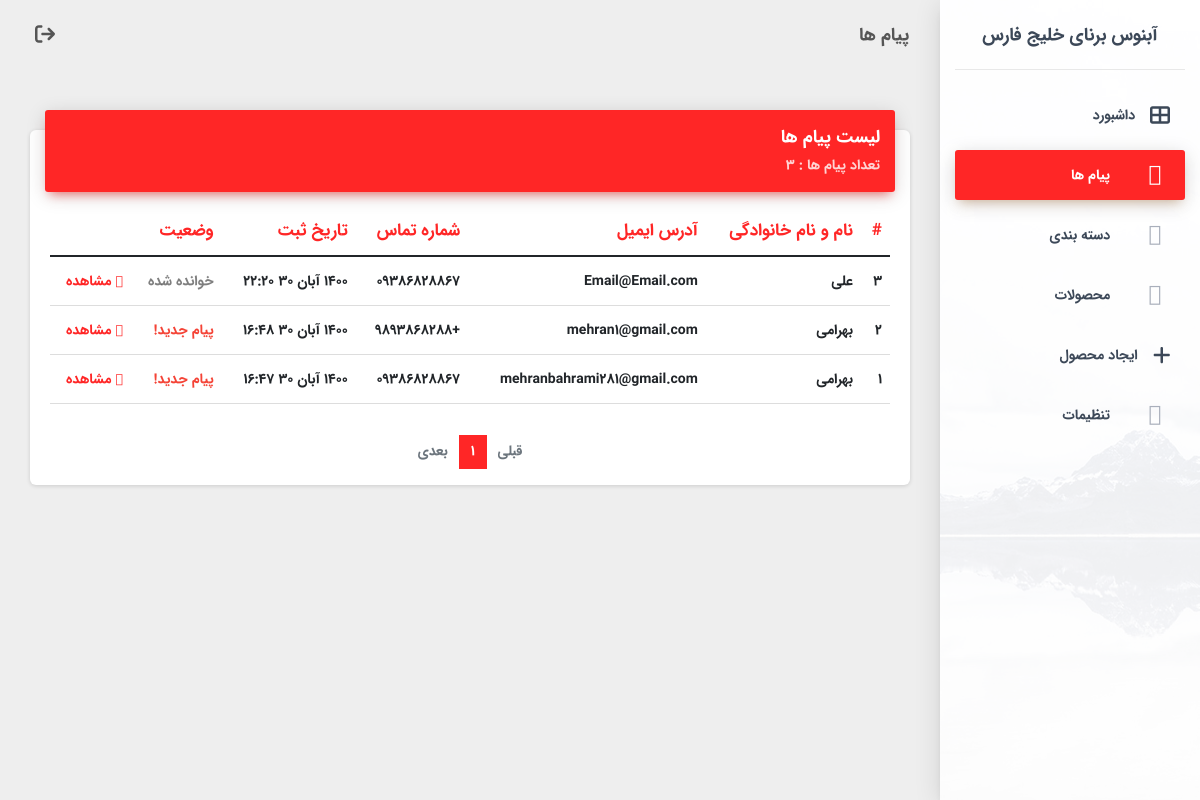
/fa/staff/messages/, run on an earlier commit of the app's database.
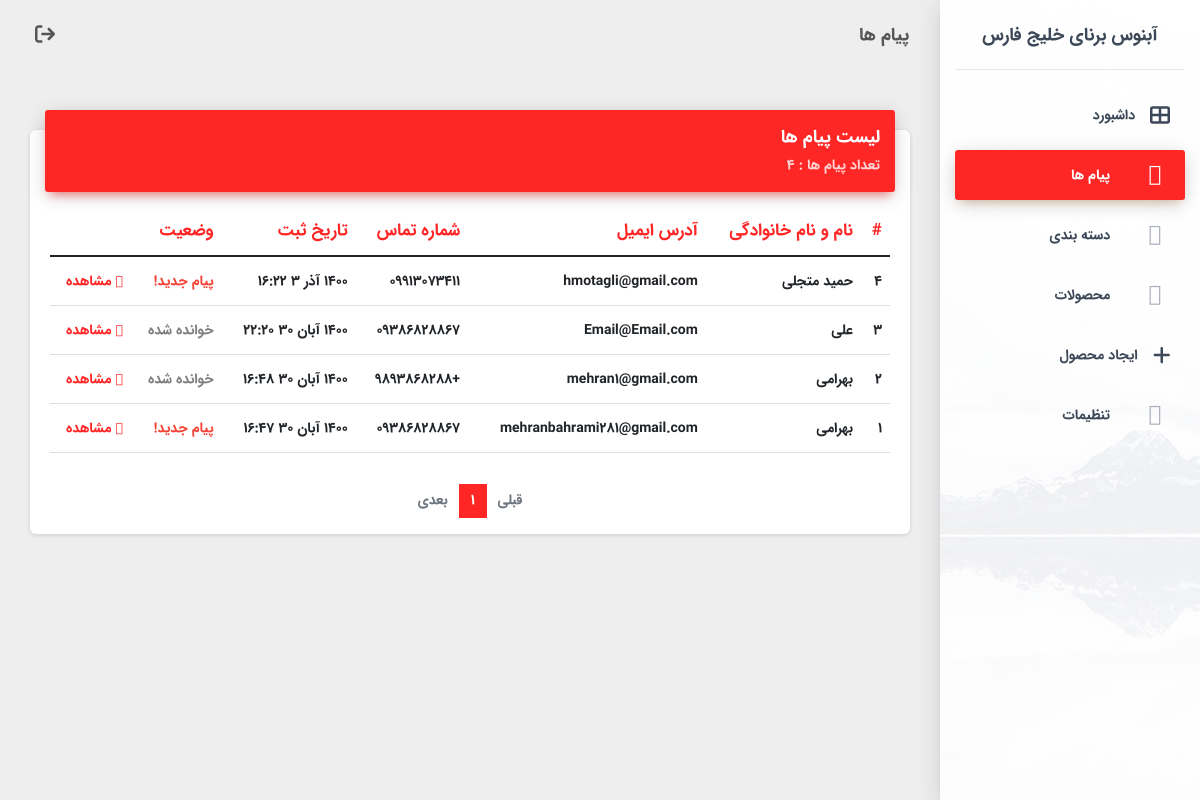
And on a later commit of the database.
### main/models.py (models this page shows, shortened)
class Message(models.Model):
    name = models.CharField(max_length=120)
    email = models.EmailField()
    phone_number = models.CharField(max_length=11)
    text = models.TextField()
    created_on = models.DateField(blank=True, null=True ,auto_now_add=True)
    created_on_time = models.TimeField(blank=True, null=True ,auto_now_add=True)
    is_read = models.BooleanField(default=False)
    def jcreated_on(self):
        return jalali_converter(self.created_on)

### staff/views.py (the view)
# urls.py: path('messages/', views.staff_messages, name="staff_messages"),
def staff_messages(request):
    messages = Message.objects.order_by('-created_on', '-created_on_time')
    count = Message.objects.all().count()
    page = request.GET.get('page', 1)
    paginator = Paginator(messages, 12)
    try:
        messages = paginator.page(page)
    except PageNotAnInteger:
        messages = paginator.page(1)
    except EmptyPage:
        messages = paginator.page(paginator.num_pages)
    ctx = {'messages':messages, 'count':count}
    return render(request, 'staff/messages.html',ctx)

### extensions/jalali.py (called while the page is built)
    def persian_tuple(self):
        return self.persian_year, self.persian_month, self.persian_day

### extensions/utils.py (called while the page is built)
def jalali_converter(time):
	time_to_str = "{},{},{}".format(time.year, time.month, time.day)
	time_to_tuple = jalali.Gregorian(time_to_str).persian_tuple()
	j_months = ["فروردین",
		"اردیبهشت",
		"خرداد",
		"تیر",
		"مرداد",
		"شهریور",
		"مهر",
		"آبان",
		"آذر",
		"دی",
		"بهمن",
		"اسفند",]
	return "{} {} {}".format(time_to_tuple[0], j_months[time_to_tuple[1]-1], time_to_tuple[2]), time_to_tuple, f"{time_to_tuple[2]}/{time_to_tuple[1]}"

### main/context_processors.py (called while the page is built)
def setting(requet, **kwargs):
    setting = Setting.objects.first()
    ctx = {'setting':setting}
    return ctx

### main/templates/staff/messages.html (shortened to what this page needs)
{% extends 'staff/base.html' %}
{% block head %}پیام ها{% endblock head %}
{% block content %}
<div class="d-none">{% block meassages %}active{% endblock %}</div>
<div class="content">
  <div class="container-fluid">
    <div class="row">
      <div class="col-md-12">
        <div class="card">
          <div class="card-header card-header-primary">
            <h4 class="card-title ">لیست پیام ها</h4>
            <p class="card-category">تعداد پیام ها : {{count}}</p>
          </div>
          <div class="card-body">
            <div class="table-responsive">
              <table class="table">
                <thead class=" text-primary">
                  <tr>
                    <th>
                      #
                    </th>
                    <th>
                      نام و نام خانوادگی
                    </th>
                    <th>
                      آدرس ایمیل
                    </th>
                    <th>
                      شماره تماس
                    </th>
                    <th>
                      تاریخ ثبت
                    </th>
                    <th>
                      وضعیت
                    </th>
                  </tr>
                </thead>
                <tbody>
                  {% for message in messages %}
                  <tr>
                    <td>
                      {{message.id}}
                    </td>
                    <td>
                      {{message.name}}
                    </td>
                    <td>
                      {{message.email}}
                    </td>
                    <td>
                      {{message.phone_number}}
                    </td>
                    <td>
                      {{message.jcreated_on.0}}
                      {{message.created_on_time|date:"G:i"}}
                    </td>
                    <td>
                      {% if message.is_read == False %}
                      <span class="text-danger">پیام جدید!</span>
                      {% else %}
                      <div class="text-black-50">خوانده شده</div>
                      {% endif %}
                    </td>
                    <td class="text-primary">
                      <a href="/staff/message/{{message.id}}/"><i class="fad fa-eye"></i> مشاهده</a>
                    </td>
                  </tr>
                  {% endfor %}
                </tbody>
              </table>
            </div>
          </div>
          <nav aria-label="Page navigation">
            <ul class="pagination justify-content-center">
              {% if messages.has_previous %}
              <li class="page-item ">
                <a class="page-link page-link-prev"
                  href="?page={{ messages.previous_page_number }}{% for key, value in request.GET.items %}{% if key != 'page' %}&{{ key }}={{ value }}{% endif %}{% endfor %}"
                  aria-label="Previous" tabindex="-1" aria-disabled="true">
                  <span aria-hidden="true"><i class="icon-long-arrow-right"></i></span>قبلی
                </a>
              </li>
              {% else %}
              <li class="page-item disabled">
                <a class="page-link page-link-prev" href="" aria-label="Previous" tabindex="-1" aria-disabled="true">
                  <span aria-hidden="true"></span>قبلی
                </a>
              </li>
              {% endif %}
              {% for i in messages.paginator.page_range %}
              {% if messages.number == i %}
              <li class="page-item active" aria-current="page"><a class="page-link" href="">{{ i }}</a></li>
              {% elif i > messages.number|add:'-5' and i < messages.number|add:'4' %} <li class="page-item"
                aria-current="page"><a class="page-link"
                  href="?page={{ i }}{% for key, value in request.GET.items %}{% if key != 'page' %}&{{ key }}={{ value }}{% endif %}{% endfor %}">{{i}}</a></li>
                {% endif %}
                {% endfor %}
                {% if messages.has_next %}
                <li class="page-item">
                  <a class="page-link page-link-next"
                    href="?page={{ messages.next_page_number }}{% for key, value in request.GET.items %}{% if key != 'page' %}&{{ key }}={{ value }}{% endif %}{% endfor %}"
                    aria-label="Next">
                    بعدی <span aria-hidden="true"><i class="icon-long-arrow-left"></i></span>
                  </a>
                </li>
                {% else %}
                <li class="page-item disabled">
                  <a class="page-link page-link-next" href="" aria-label="Next">
                    بعدی <span aria-hidden="true"></span>
                  </a>
                </li>
                {% endif %}
            </ul>
          </nav>
        </div>
      </div>
    </div>
  </div>
</div>
{% endblock content %}

### main/templates/staff/base.html (shortened to what this page needs)
{% load static %}
<!DOCTYPE html>
<html lang="en" dir="rtl">
<head>
  <link rel="stylesheet" href="{% static 'css/fontawesome.css' %}">
  <link rel="stylesheet" href="https://cdn.jsdelivr.net/npm/bootstrap@5.1.3/dist/css/bootstrap.rtl.min.css"
>
  <link href="{% static 'dashboard/css/material-dashboard.css' %}" rel="stylesheet" />
  <link href="{% static 'dashboard/demo/demo.css' %}" rel="stylesheet" />
</head>
<body class="">
  <div class="wrapper ">
    <div class="sidebar" data-color="purple" data-background-color="white"
      data-image="{% static 'dashboard/img/sidebar-2.jpg' %}">
      <div class="logo"><a href="/" target="blank" class="simple-text logo-normal" rel="tooltip"
        data-original-title="مشاهده وبسایت">
          آبنوس برنای خلیج فارس
        </a></div>
      <div class="sidebar-wrapper">
        <ul class="nav">
          <li class="nav-item {% block dashboard %}{% endblock %}">
            <a class="nav-link" href="/staff/">
              <i class="fas fa-th-large"></i>
              <p>داشبورد</p>
            </a>
          </li>
          <li class="nav-item {% block meassages %}{% endblock %}">
            <a class="nav-link" href="/staff/messages/">
              <i class="fad fa-envelope"></i>
              <p>پیام ها</p>
            </a>
          </li>
          <li class="nav-item {% block categories %}{% endblock %}">
            <a class="nav-link" href="/staff/categories/">
              <i class="fad fa-list"></i>
              <p>دسته بندی</p>
            </a>
          </li>
          <li class="nav-item {% block products %}{% endblock %}">
            <a class="nav-link" href="/staff/products/">
              <i class="fad fa-shopping-bag"></i>
              <p>محصولات</p>
            </a>
          </li>
          <li class="nav-item {% block create-product %}{% endblock %}">
            <a class="nav-link" href="/staff/create-product/">
              <i class="fas fa-plus"></i>
              <p>ایجاد محصول</p>
            </a>
          </li>
          <li class="nav-item {% block settings %}{% endblock %}">
            <a class="nav-link" href="/staff/settings/">
              <i class="fad fa-cog"></i>
              <p>تنظیمات</p>
            </a>
          </li>
        </ul>
      </div>
    </div>
    <div class="main-panel">
      <nav class="navbar navbar-expand-lg navbar-transparent navbar-absolute fixed-top ">
        <div class="container-fluid">
          <div class="navbar-wrapper">
            <a class="navbar-brand" href="javascript:;">{% block head %}{% endblock head %}</a>
          </div>
          <div class="collapse navbar-collapse justify-content-end">
            <ul class="navbar-nav">
              <li class="nav-item">
                <a class="nav-link" href="/staff/logout/" style="font-size: 20px;" rel="tooltip"
                  data-original-title="خروج از حساب کاربری">
                  <i class="fas fa-sign-out"></i>
                </a>
              </li>
            </ul>
          </div>
        </div>
      </nav>
      {% block content %}
      {% endblock content%}
    </div>
  </div>
</body>
</html>

What changed in the data, as far as the page shows it:
added Message: id "4", name "حمید متجلی", email "hmotagli@gmail.com", phone_number "09913073411", jcreated_on.0 "1400 آذر 3", created_on_time "16:22", is_read "پیام جدید!"
changed Message "mehran1@gmail.com": is_read "پیام جدید!" → "خوانده شده"
Also different on the page:
{{ count }}: "3" → "4"
